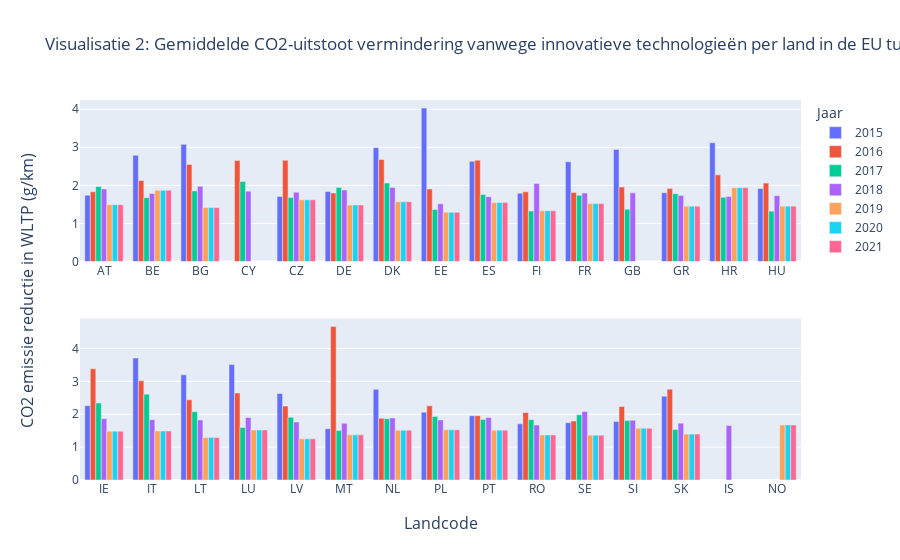

Source (notebook cell):
### Markdown cell above
Caption

### Code cell
# Plot settings
rows = 2
cols = 1
fig = make_subplots(rows=rows, cols=cols, x_title="Landcode", y_title="CO2 emissie reductie in WLTP (g/km)")

for year in [2015, 2016, 2017, 2018, 2019, 2020, 2021]:
    # Find index of 'IE' to split the countries on ('IE' is often in the middle).
    country_emission_year = country_emission[country_emission["year"]==year].reset_index()
    split_index = country_emission_year[country_emission_year["Country"]=="IE"].index
    country_emission_split = np.split(country_emission[country_emission["year"]==year], split_index)

    # Subplot settings
    for row in range(rows):
        for col in range(cols):
            index = cols * row + col
            showlegend = row == col == 0
            fig.append_trace(
                go.Bar(
                    x=country_emission_split[index]["Country"],
                    y=country_emission_split[index]["Erwltp (g/km) mean"],
                    name=year,
                    marker=dict(color=px.colors.qualitative.Plotly[year-2015]),
                    showlegend=showlegend,
                ),
                row=row + 1,
                col=col + 1,
            )

fig.update_layout(
    title_text="Visualisatie 2: Gemiddelde CO2-uitstoot vermindering vanwege innovatieve technologieën per land in de EU tussen 2019 en 2021",
    legend_title="Jaar",
)
fig.show()

### Figure 1 — Plotly figure (JSON) as saved in the notebook; plotly's stock layout.template omitted (floating-point values rounded to 4 significant figures)
{"data": [{"marker": {"color": "#636EFA"}, "name": "2015", "showlegend": true, "type": "bar", "x": ["AT", "BE", "BG", "CY", "CZ", "DE", "DK", "EE", "ES", "FI", "FR", "GB", "GR", "HR", "HU"], "xaxis": "x", "y": [1.74, 2.789, 3.077, null, 1.708, 1.841, 2.99, 4.03, 2.631, 1.793, 2.618, 2.943, 1.807, 3.12, 1.917], "yaxis": "y"}, {"marker": {"color": "#636EFA"}, "name": "2015", "showlegend": false, "type": "bar", "x": ["IE", "IT", "LT", "LU", "LV", "MT", "NL", "PL", "PT", "RO", "SE", "SI", "SK"], "xaxis": "x2", "y": [2.261, 3.708, 3.198, 3.51, 2.632, 1.56, 2.757, 2.062, 1.956, 1.707, 1.743, 1.777, 2.548], "yaxis": "y2"}, {"marker": {"color": "#EF553B"}, "name": "2016", "showlegend": true, "type": "bar", "x": ["AT", "BE", "BG", "CY", "CZ", "DE", "DK", "EE", "ES", "FI", "FR", "GB", "GR", "HR", "HU"], "xaxis": "x", "y": [1.833, 2.128, 2.55, 2.652, 2.657, 1.8, 2.679, 1.903, 2.662, 1.83, 1.815, 1.957, 1.916, 2.276, 2.059], "yaxis": "y"}, {"marker": {"color": "#EF553B"}, "name": "2016", "showlegend": false, "type": "bar", "x": ["IE", "IT", "LT", "LU", "LV", "MT", "NL", "PL", "PT", "RO", "SE", "SI", "SK"], "xaxis": "x2", "y": [3.38, 3.016, 2.439, 2.643, 2.248, 4.666, 1.878, 2.255, 1.956, 2.054, 1.793, 2.237, 2.763], "yaxis": "y2"}, {"marker": {"color": "#00CC96"}, "name": "2017", "showlegend": true, "type": "bar", "x": ["AT", "BE", "BG", "CY", "CZ", "DE", "DK", "EE", "ES", "FI", "FR", "GB", "GR", "HR", "HU"], "xaxis": "x", "y": [1.969, 1.677, 1.854, 2.1, 1.681, 1.943, 2.062, 1.366, 1.757, 1.326, 1.739, 1.375, 1.78, 1.685, 1.322], "yaxis": "y"}, {"marker": {"color": "#00CC96"}, "name": "2017", "showlegend": false, "type": "bar", "x": ["IE", "IT", "LT", "LU", "LV", "MT", "NL", "PL", "PT", "RO", "SE", "SI", "SK"], "xaxis": "x2", "y": [2.34, 2.611, 2.077, 1.598, 1.906, 1.502, 1.865, 1.934, 1.84, 1.836, 1.983, 1.806, 1.532], "yaxis": "y2"}, {"marker": {"color": "#AB63FA"}, "name": "2018", "showlegend": true, "type": "bar", "x": ["AT", "BE", "BG", "CY", "CZ", "DE", "DK", "EE", "ES", "FI", "FR", "GB", "GR", "HR", "HU"], "xaxis": "x", "y": [1.907, 1.784, 1.973, 1.847, 1.821, 1.878, 1.946, 1.515, 1.702, 2.051, 1.798, 1.803, 1.732, 1.707, 1.729], "yaxis": "y"}, {"marker": {"color": "#AB63FA"}, "name": "2018", "showlegend": false, "type": "bar", "x": ["IE", "IS", "IT", "LT", "LU", "LV", "MT", "NL", "PL", "PT", "RO", "SE", "SI", "SK"], "xaxis": "x2", "y": [1.864, 1.659, 1.834, 1.825, 1.904, 1.763, 1.725, 1.888, 1.828, 1.899, 1.671, 2.087, 1.817, 1.729], "yaxis": "y2"}, {"marker": {"color": "#FFA15A"}, "name": "2019", "showlegend": true, "type": "bar", "x": ["AT", "BE", "BG", "CY", "CZ", "DE", "DK", "EE", "ES", "FI", "FR", "GR", "HR", "HU"], "xaxis": "x", "y": [1.493, 1.868, 1.42, null, 1.62, 1.485, 1.569, 1.292, 1.548, 1.333, 1.521, 1.453, 1.939, 1.454], "yaxis": "y"}, {"marker": {"color": "#FFA15A"}, "name": "2019", "showlegend": false, "type": "bar", "x": ["IE", "IS", "IT", "LT", "LU", "LV", "MT", "NL", "NO", "PL", "PT", "RO", "SE", "SI", "SK"], "xaxis": "x2", "y": [1.483, null, 1.491, 1.295, 1.52, 1.252, 1.373, 1.512, 1.674, 1.526, 1.516, 1.372, 1.361, 1.574, 1.396], "yaxis": "y2"}, {"marker": {"color": "#19D3F3"}, "name": "2020", "showlegend": true, "type": "bar", "x": ["AT", "BE", "BG", "CY", "CZ", "DE", "DK", "EE", "ES", "FI", "FR", "GR", "HR", "HU"], "xaxis": "x", "y": [1.493, 1.868, 1.42, null, 1.62, 1.485, 1.569, 1.292, 1.548, 1.333, 1.521, 1.453, 1.939, 1.454], "yaxis": "y"}, {"marker": {"color": "#19D3F3"}, "name": "2020", "showlegend": false, "type": "bar", "x": ["IE", "IS", "IT", "LT", "LU", "LV", "MT", "NL", "NO", "PL", "PT", "RO", "SE", "SI", "SK"], "xaxis": "x2", "y": [1.483, null, 1.491, 1.295, 1.52, 1.252, 1.373, 1.512, 1.674, 1.526, 1.516, 1.372, 1.361, 1.574, 1.396], "yaxis": "y2"}, {"marker": {"color": "#FF6692"}, "name": "2021", "showlegend": true, "type": "bar", "x": ["AT", "BE", "BG", "CY", "CZ", "DE", "DK", "EE", "ES", "FI", "FR", "GR", "HR", "HU"], "xaxis": "x", "y": [1.493, 1.868, 1.42, null, 1.62, 1.485, 1.569, 1.292, 1.548, 1.333, 1.521, 1.453, 1.939, 1.454], "yaxis": "y"}, {"marker": {"color": "#FF6692"}, "name": "2021", "showlegend": false, "type": "bar", "x": ["IE", "IS", "IT", "LT", "LU", "LV", "MT", "NL", "NO", "PL", "PT", "RO", "SE", "SI", "SK"], "xaxis": "x2", "y": [1.483, null, 1.491, 1.295, 1.52, 1.252, 1.373, 1.512, 1.674, 1.526, 1.516, 1.372, 1.361, 1.574, 1.396], "yaxis": "y2"}], "layout": {"annotations": [{"font": {"size": 16}, "showarrow": false, "text": "Landcode", "x": 0.5, "xanchor": "center", "xref": "paper", "y": 0, "yanchor": "top", "yref": "paper", "yshift": -30}, {"font": {"size": 16}, "showarrow": false, "text": "CO2 emissie reductie in WLTP (g/km)", "textangle": -90, "x": 0, "xanchor": "right", "xref": "paper", "xshift": -40, "y": 0.5, "yanchor": "middle", "yref": "paper"}], "legend": {"title": {"text": "Jaar"}}, "title": {"text": "Visualisatie 2: Gemiddelde CO2-uitstoot vermindering vanwege innovatieve technologieën per land in de EU tussen 2019 en 2021"}, "xaxis": {"anchor": "y", "domain": [0, 1]}, "xaxis2": {"anchor": "y2", "domain": [0, 1]}, "yaxis": {"anchor": "x", "domain": [0.575, 1]}, "yaxis2": {"anchor": "x2", "domain": [0, 0.425]}}}
